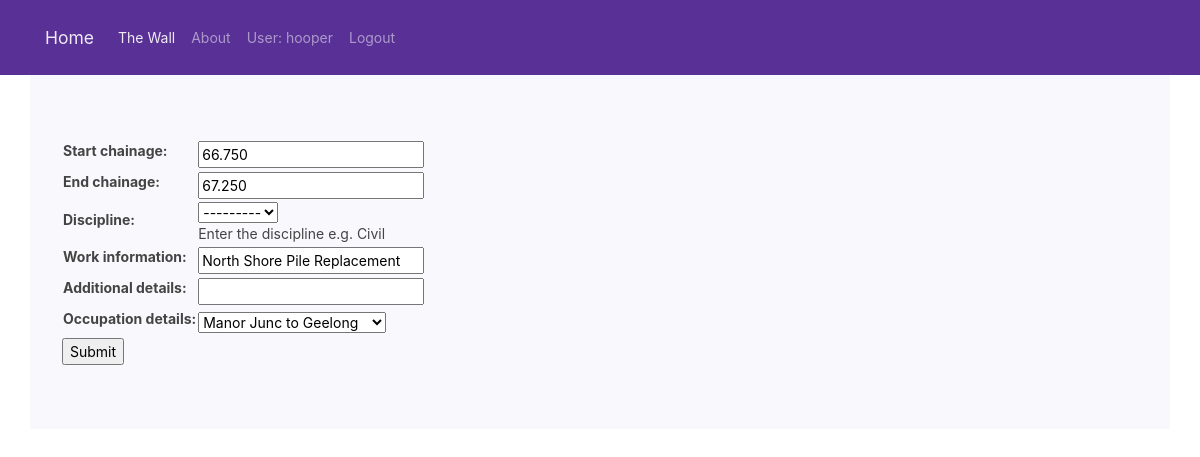
The page /the_wall/work/4/update (signed in) on the database as committed earlier.
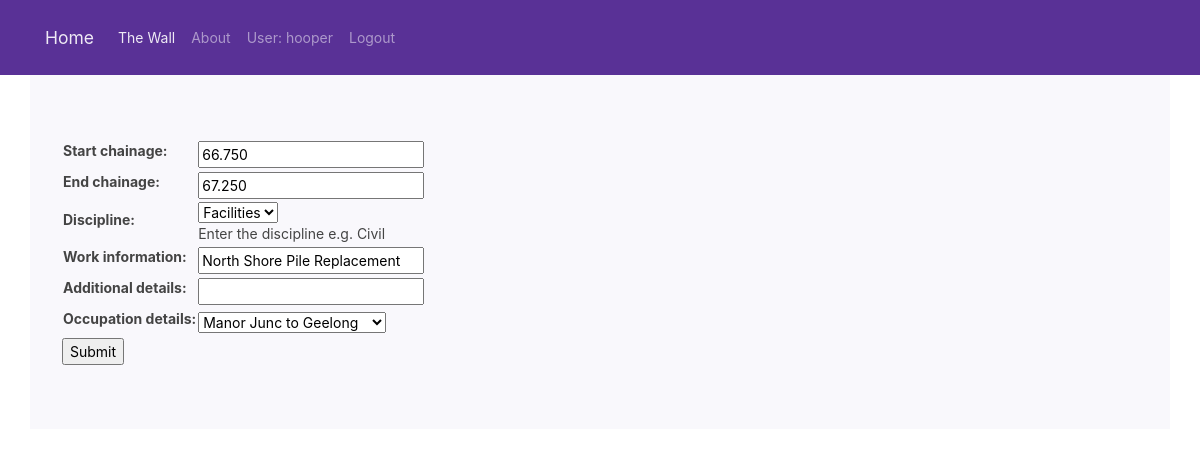
The same page on the database as committed later.
### the_wall/models.py (models this page shows, shortened)
class Work(models.Model):
    start_chainage = models.DecimalField(max_digits = 6, decimal_places = 3)
    end_chainage = models.DecimalField(max_digits = 6, decimal_places = 3)
    DISCIPLINE_CHOICE = (('Civil', 'Civil'),('Track', 'Track'),('Facilities', 'Facilities'),('Signals', 'Signals'),)
    discipline = models.CharField(max_length = 100, choices=DISCIPLINE_CHOICE, help_text='Enter the discipline e.g. Civil')
    work_information = models.CharField(max_length = 255)
    additional_details = models.CharField(max_length = 255, blank=True)
    occupation_details = models.ForeignKey('Occupation', on_delete = models.CASCADE)
    class Meta:
        ordering = ['start_chainage']

### the_wall/views.py (the view)
# urls.py: path('work/<int:pk>/update',views.WorkUpdateView.as_view(),name='work_update'),
class WorkUpdateView(LoginRequiredMixin,UpdateView):
    login_url = '/accounts/login'
    redirect_field_name = ''
    model = Work
    fields ='__all__'

### the_wall/models.py (called while the page is built)
    def __str__(self):
        return self.system_line

### the_wall/templates/the_wall/work_form.html (shortened to what this page needs)
{% extends "base.html" %}
{% block content %}
<div class="jumbotron container">
<form action="" method="post">
    <table>
    {{ form.as_table }}
    </table>
    <input type="submit" value="Submit" />
</form>
</div>
{% endblock %}

Rows that differ between the two databases and show on the page:
changed Work "North Shore Pile Replacement": discipline "---------" → "Facilities"
